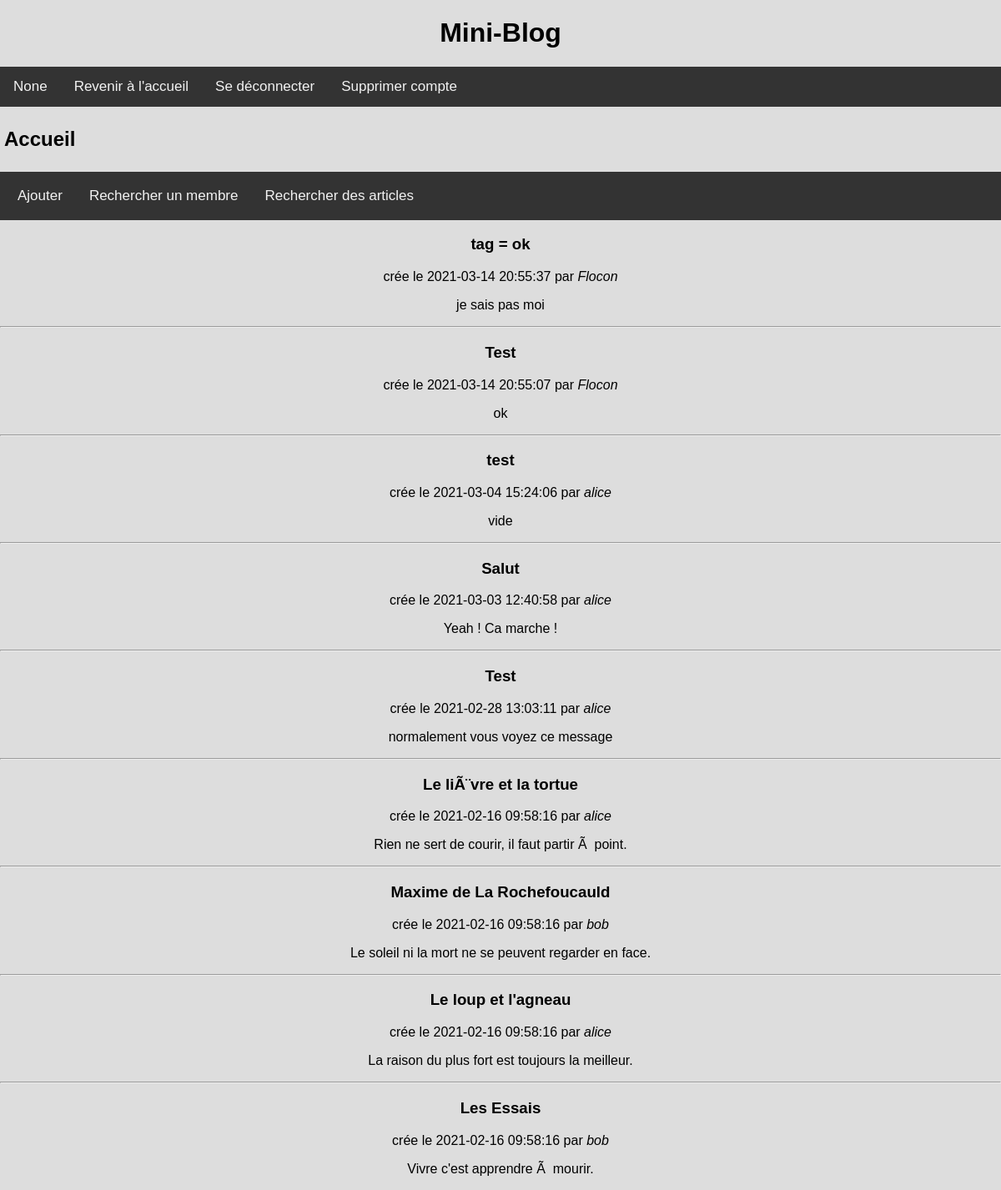
/ (signed in), run on the app's committed database.
### tables this page shows
CREATE TABLE articles ( -- post
  id        INTEGER     PRIMARY KEY AUTOINCREMENT,
  auteur_id INTEGER     NOT NULL REFERENCES membres (id),
  cree_le   TIMESTAMP   NOT NULL DEFAULT CURRENT_TIMESTAMP,
  titre     VARCHAR(50) NOT NULL,
  contenu   TEXT        NOT NULL
);

CREATE TABLE membres ( -- user
  id    INTEGER         PRIMARY KEY AUTOINCREMENT,
  login VARCHAR(20)     UNIQUE NOT NULL,
  mdp   VARCHAR(100)    NOT NULL
);

### app.py (the view)
@app.route('/', methods=["GET", "POST"])
def accueil():
    return render_template('accueil.html', articles=db.recuperer_articles())

### outils/data_base.py (called while the page is built)
    def recuperer_articles(self):  # renvoie une liste de tuples
        self.conn = sql.connect(self.dir)
        with self.conn as c:
            curs = c.execute(
                """SELECT articles.id AS id_article, login, cree_le, titre, contenu
                    FROM membres JOIN articles
                    ON membres.id = articles.auteur_id
                    ORDER BY articles.cree_le DESC
                """
            )
            return curs.fetchall()

### templates/accueil.html (shortened to what this page needs)
{% extends 'base.html' %}
{% block entete %}
<link href="static/accueil.css" rel="stylesheet">
  <h1 style="padding:5px">
    {% block titre %}Accueil{% endblock %}
  </h1>
  {% if 'mbrid' in session %}
    <div class="navbar" style="padding: 5px">
      <a class="action" href="{{ url_for('ajouter') }}">Ajouter</a>
      <a class="action" href="{{ url_for('recherche_membre') }}">Rechercher un membre</a>
      <a class="action" href="{{ url_for('recherche_tags') }}">Rechercher des articles</a>
    </div>
  {% endif %}
{% endblock %}
{% block contenu %}
    {% for article_id, login, cree_le, titre, contenu in articles %}
        <center><article>
          <head>
            <h1>{{ titre }}</h1>
            <aside>
              crée le {{ cree_le }} par <em>{{ login }}</em>
            </aside>
          </head>
          <p class="contenu">{{ contenu }}</p>
          {% if not loop.last %}
          <hr/>
          {% endif %}
        </article></center>
    {% endfor %}
{% endblock %}

### static/head.css (style rules this page uses)
body { margin: 0; padding: 0; font-family: Arial, Helvetica, sans-serif; background-color: #333 }

### static/accueil.css (style rules this page uses)
body { margin: 0; padding: 0; font-family: Arial, Helvetica, sans-serif; background-color: #333; }
.navbar { overflow: hidden; background-color: #333; }
.navbar a { float: left; color: #f2f2f2; text-align: center; padding: 14px 16px; text-decoration: none; font-size: 17px; }

### data on the page
articles: titre "tag = ok", cree_le "2021-03-14 20:55:37", login "Flocon", contenu "je sais pas moi"
articles: titre "Test", cree_le "2021-03-14 20:55:07", login "Flocon", contenu "ok"
articles: titre "test", cree_le "2021-03-04 15:24:06", login "alice", contenu "vide"
articles: titre "Salut", cree_le "2021-03-03 12:40:58", login "alice", contenu "Yeah ! Ca marche !"
articles: titre "Test", cree_le "2021-02-28 13:03:11", login "alice", contenu "normalement vous voyez ce message"
articles: titre "Le liÃ¨vre et la tortue", cree_le "2021-02-16 09:58:16", login "alice", contenu "Rien ne sert de courir, il faut partir Ã point."
articles: titre "Maxime de La Rochefoucauld", cree_le "2021-02-16 09:58:16", login "bob", contenu "Le soleil ni la mort ne se peuvent regarder en face."
articles: titre "Le loup et l'agneau", cree_le "2021-02-16 09:58:16", login "alice", contenu "La raison du plus fort est toujours la meilleur."
articles: titre "Les Essais", cree_le "2021-02-16 09:58:16", login "bob", contenu "Vivre c'est apprendre Ã mourir."

### other printed values
{{ session['login'] }} "None"
